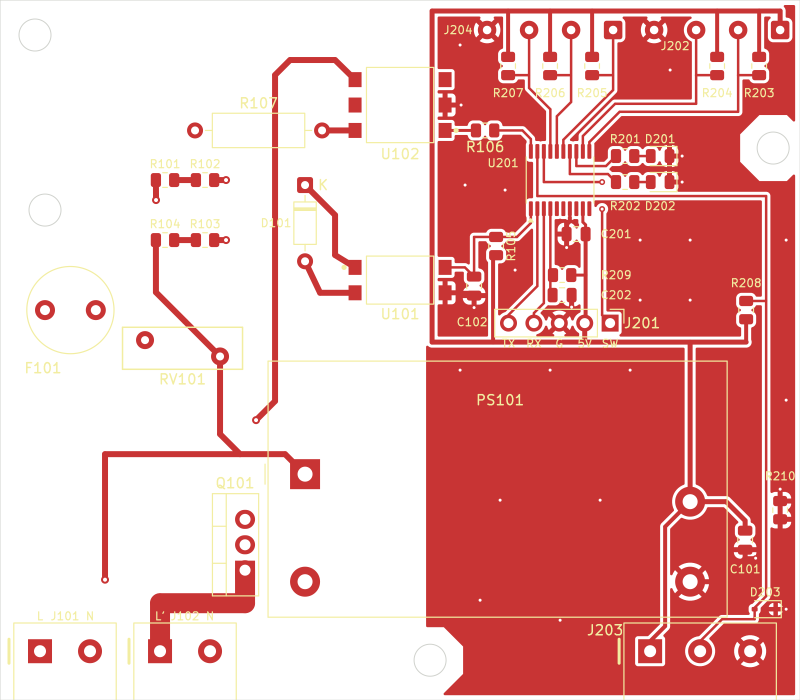
#> input picture images/01_плата_сверху.png, 2400 x 2100 px (shown at 1/3 size)
$ python -i make_album.py   (imports and definitions only)
#> lines starting #> are read from the running program, lines starting #| are printed output that depends on the picture; after the words box and inside, x2 and y2 are one past the last pixel; in counts of white or black regions, pixels touching at a corner belong together
#> further down, picture is the input picture: PIL image 2400x2100 RGB; mean R, G, B 233.3, 175.8, 174.3
#!/usr/bin/env python3
"""
Альбом изображений платы v2 и корпуса: PNG с номерами в images/ и один PDF.

    cd hw_1ch_v2
    python3 images/make_album.py

Исходники: images/src/ (слои и 3D платы из kicad-cli) и enclosure/build/
(картинки корпуса из enclosure/render.py). Скрипт ничего не рисует сам —
только раскладывает по страницам и подписывает.
"""
import os
import tempfile

import cairo
from PIL import Image, ImageDraw, ImageFont

HERE = os.path.dirname(os.path.abspath(__file__))
HW = os.path.dirname(HERE)
SRC = os.path.join(HERE, "src")
CASE = os.path.join(HW, "enclosure", "build")
FONT = "/usr/share/fonts/truetype/dejavu/DejaVuSans.ttf"
FONT_B = "/usr/share/fonts/truetype/dejavu/DejaVuSans-Bold.ttf"
PAGE = (1754, 1240)          # A4 альбомный, 150 dpi
MARGIN = 60

# (файл в альбоме, источник, заголовок, подпись)
ITEMS = [
    ("01_плата_сверху.png", f"{SRC}/board_top.png", "Плата: верх — медь F.Cu и шелкография",
     "80 × 70 мм, 2 слоя. Слева — сеть 230 В, справа — низковольтная часть, между ними полоса развязки. "
     "Клеммники на нижней кромке: L N (сеть), L' N (нагрузка), +5 DQ GND (датчик)."),
    ("02_плата_снизу.png", f"{SRC}/board_bottom.png", "Плата: низ — медь B.Cu и шелкография (вид снизу)",
     "В низковольтной части — сплошная земля. Подписи у площадок проводов ЖКИ и кнопок — для пайки снизу."),
    ("03_медь_F.png", f"{SRC}/board_FCu.png", "Медь F.Cu", "Силовые дорожки 4 А — 2 мм, сигналы — 0,25 мм, заливка землёй в низковольтной части."),
    ("04_медь_B.png", f"{SRC}/board_BCu.png", "Медь B.Cu",
     "Фаза L и ноль N — 2 мм; в низковольтной части — земля с одной короткой перемычкой (SWIO)."),
    ("05_сборочный.png", f"{SRC}/board_assembly.png", "Сборочный чертёж: шелкография и контуры деталей",
     "Позиционные обозначения, номиналы (серым) и контуры корпусов деталей."),
    ("06_3d_сверху.png", f"{SRC}/3d_top.png", "3D платы: вид сверху", ""),
    ("07_3d_изометрия.png", f"{SRC}/3d_iso.png", "3D платы: изометрия",
     "IRM-10-5 — модель из проекта energosint; у предохранителя F101 3D-модели нет — виден контур."),
    ("08_3d_снизу.png", f"{SRC}/3d_bottom.png", "3D платы: вид снизу", ""),
    ("09_корпус.png", f"{CASE}/view_closed.png", "Корпус в сборе",
     "87,9 × 75,8 × 46,1 мм, вариант 3 А. ЖКИ — точная модель модуля с переходником I2C. Провода — в окна нижней стенки, винты клеммников — отвёрткой через прорези в крышке."),
    ("10_корпус_лицо.png", f"{CASE}/view_front.png", "Лицевая панель",
     "ЖКИ 1602, кнопки МЕНЮ / − / +, прорези к винтам клеммников с подписями полюсов."),
    ("11_корпус_сверху_слева.png", f"{CASE}/view_closed_above.png", "Корпус: вид сверху слева", ""),
    ("12_корпус_низ.png", f"{CASE}/view_bottom_wall.png", "Нижняя стенка: окна под провода клеммников", ""),
    ("13_корпус_левая_стенка.png", f"{CASE}/view_left_wall.png", "Левая стенка: вентиляция у радиатора", ""),
    ("14_крышка_изнутри.png", f"{CASE}/view_lid_inside.png", "Крышка изнутри",
     "Стойки ЖКИ и держателя кнопок, трубки к винтам клеммников, бобышки боковых саморезов."),
    ("15_сборка_открыто.png", f"{CASE}/view_open.png", "Всё в сборе: крышка поднята", ""),
    ("16_сборка_внутри_сверху.png", f"{CASE}/view_inside_top.png", "Плата в основании, вид сверху",
     "Радиатор симистора — в левом нижнем углу, IRM-10-5 — чёрный блок."),
    ("17_сборка_внутри.png", f"{CASE}/view_inside_iso.png", "Плата в основании, изометрия", ""),
    ("18_взрыв_схема.png", f"{CASE}/view_exploded.png", "Взрыв-схема",
     "Снизу вверх: основание; плата с радиатором; держатель с кнопками и ЖКИ с переходником I2C; "
     "толкатели; крышка. Собирается в обратном порядке."),
    ("19_разрез_ЖКИ.png", f"{CASE}/view_section_lcd.png", "Разрез по ЖКИ",
     "Кнопки над IRM и держатель кнопок над симистором задают высоту корпуса."),
    ("20_разрез_симистор.png", f"{CASE}/view_section_triac.png", "Разрез по симистору", "Радиатор на изолированном фланце BTA416Y-800C, рёбра к левой стенке."),
]


# [9 lines left out: function clean, not called in this run]


def trim(im, pad=20):
    """Обрезать белые поля."""
#> called with pad = 20
    g = im.convert("L").point(lambda v: 255 if v < 250 else 0)
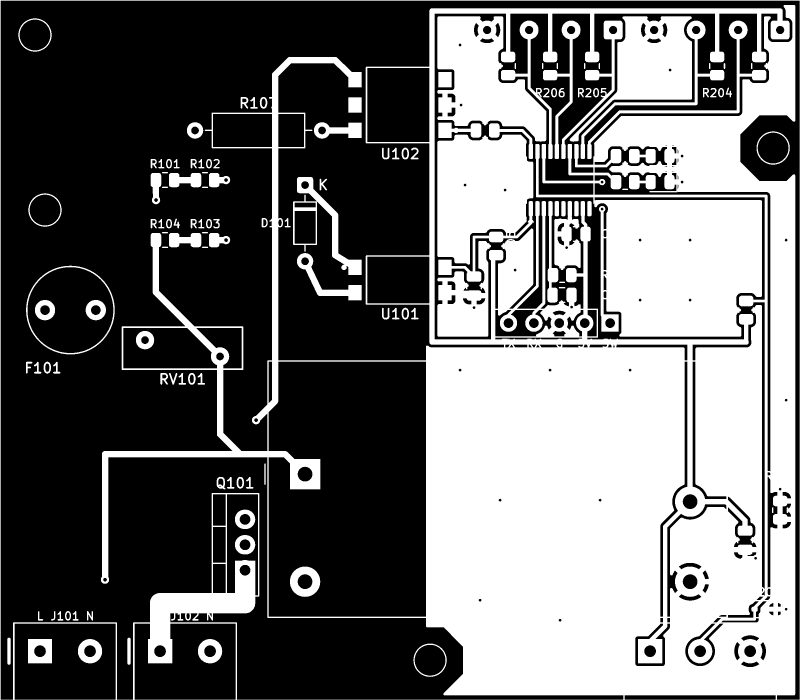
#> g: PIL image 2400x2100 L (shown at 1/3 size); 42% white; 127 white regions, largest, box (x1, y1, x2, y2) and area: (0, 0, 2400, 2100) 1706491, (1312, 404, 1602, 845) 93234, (1312, 49, 1639, 425) 70689
    box = g.getbbox()
#> box = (0, 0, 2400, 2100)
    if not box:
        return im
    x0, y0, x1, y1 = box
#> x0 = 0; y0 = 0; x1 = 2400; y1 = 2100
    return im.crop((max(0, x0 - pad), max(0, y0 - pad), min(im.width, x1 + pad), min(im.height, y1 + pad)))


# [92 lines left out: functions wrap, page, cover, main, write_pdf, not called in this run]


# [2 lines not run here, left out]

>>> from PIL import Image
>>> picture = Image.open('01_плата_сверху.png')
>>> result = trim(picture)
